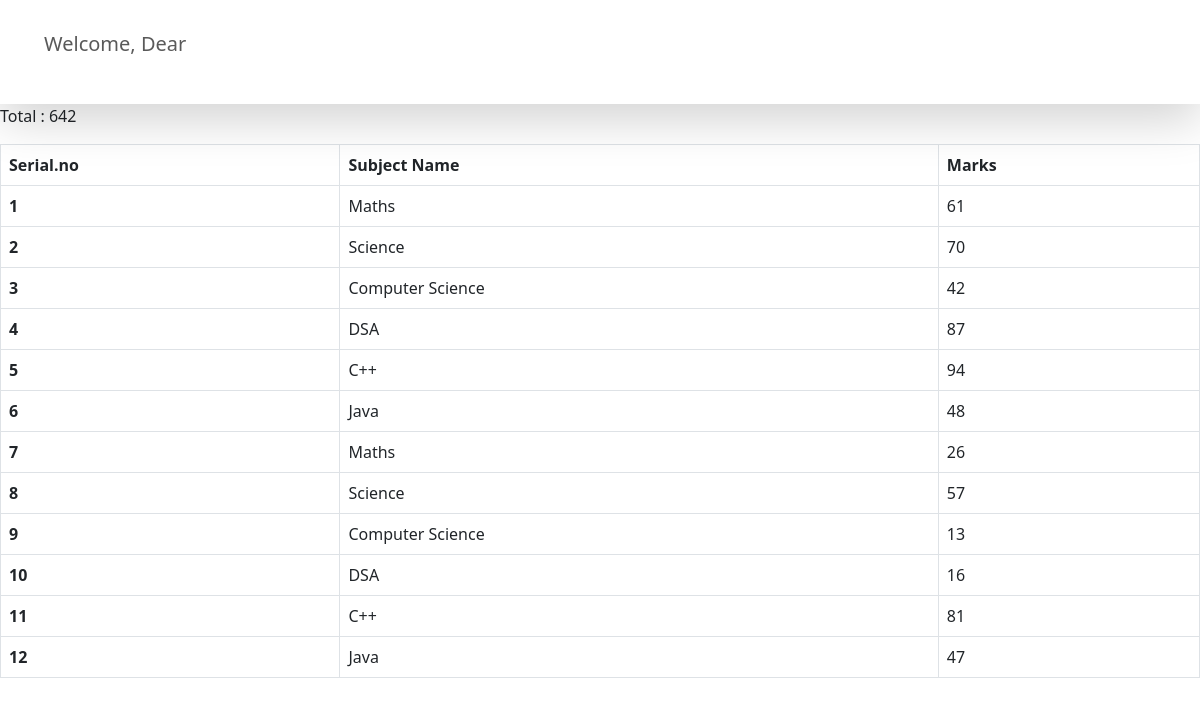
Screenshot of /see_marks/STU-O238 with the database file from the repository.
### home/models.py (models this page shows, shortened)
class SubjectMarks(models.Model):
    student = models.ForeignKey(Student,related_name='studentmarks',on_delete=models.CASCADE)
    subject = models.ForeignKey(Subject, on_delete=models.CASCADE)
    marks = models.IntegerField()
    class Meta:
        unique_together = ['student','subject']

class Subject(models.Model):
    subject_name = models.CharField(max_length=100)

### home/views.py (the view)
# urls.py: path('see_marks/<student_id>',see_marks,name='see_marks'),
def see_marks(request,student_id):
    queryset = SubjectMarks.objects.filter(student__student_id__student_id = student_id)
    total_marks = queryset.aggregate(total_marks = Sum('marks'))
    ranks =  Student.objects.annotate(marks = Sum('studentmarks__marks')).order_by('-marks','-student_age')
    print(ranks)
    return render(request,'inside/see_marks.html',{'queryset' : queryset,'total_marks':total_marks})

### home/models.py (called while the page is built)
    def __str__(self) -> str:
        return self.student_name

### templates/inside/see_marks.html
{% extends '../base.html'  %}
{% block start %}
<table class=" p-5 table table-bordered">
  <p>Total : {{total_marks.total_marks}}</p>
    <thead>
      <tr>
        <th scope="col">Serial.no</th>
        <th scope="col">Subject Name</th>
        <th scope="col">Marks</th>
      </tr>
    </thead>
    <tbody>
      {% for marks in queryset %}
      <tr>
        <th scope="row">{{forloop.counter}}  </th>
        <td>{{marks.subject.subject_name}}</td>
        <td>{{marks.marks}}</td>
      </tr>
      {% endfor %}
    </tbody>
  </table>
{% endblock %}

### css/css/index.css (style rules this page uses)
body { margin: 0; }

### rows the page displays
SubjectMarks: subject.subject_name "Maths", marks "61"
SubjectMarks: subject.subject_name "Science", marks "70"
SubjectMarks: subject.subject_name "Computer Science", marks "42"
SubjectMarks: subject.subject_name "DSA", marks "87"
SubjectMarks: subject.subject_name "C++", marks "94"
SubjectMarks: subject.subject_name "Java", marks "48"
SubjectMarks: subject.subject_name "Maths", marks "26"
SubjectMarks: subject.subject_name "Science", marks "57"
SubjectMarks: subject.subject_name "Computer Science", marks "13"
SubjectMarks: subject.subject_name "DSA", marks "16"
SubjectMarks: subject.subject_name "C++", marks "81"
SubjectMarks: subject.subject_name "Java", marks "47"

### other values shown
{{ total_marks.total_marks }} "642"
